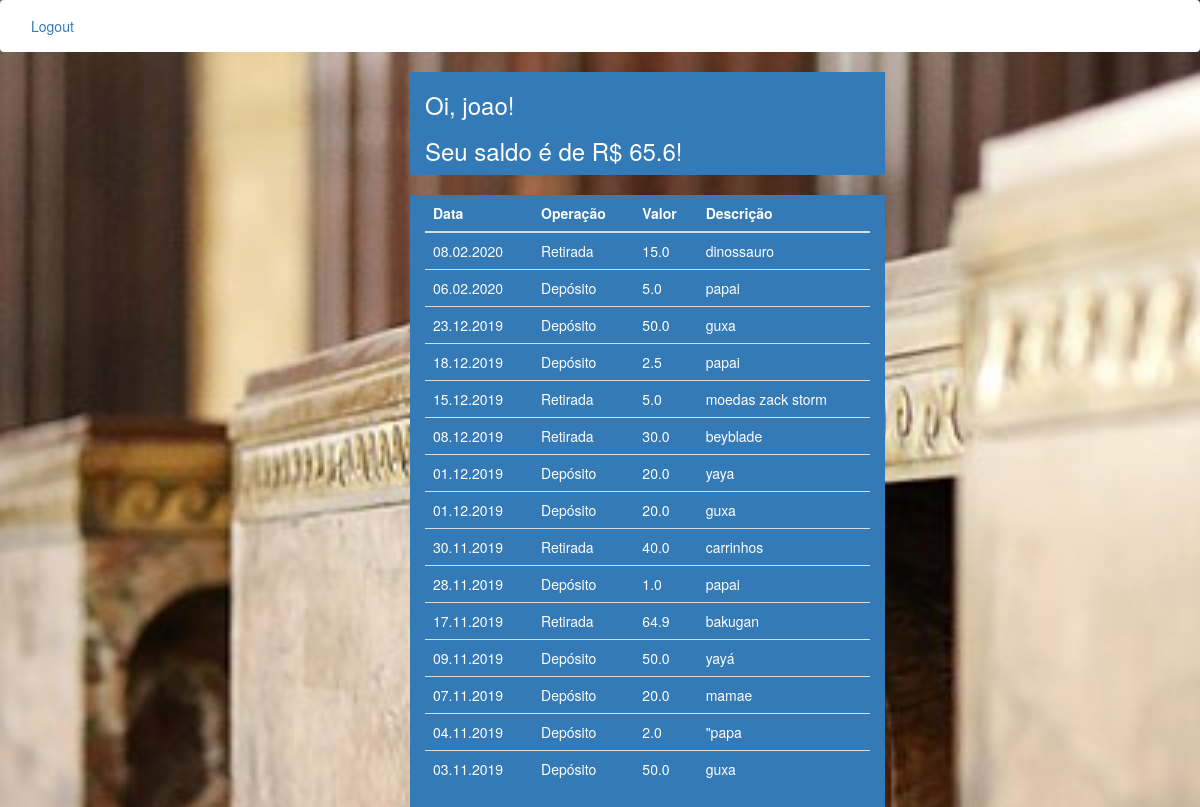
The page /index (signed in) on the database its author committed.
### app/models.py (models this page shows, shortened)
class User(UserMixin, db.Model):
    id = db.Column(db.Integer, primary_key=True)
    username = db.Column(db.String(64), index=True, unique=True)
    email = db.Column(db.String(120), index=True, unique=True)
    parent = db.Column(db.Boolean, default=False)
    password_hash = db.Column(db.String(128))

class Balance(db.Model):
    id = db.Column(db.Integer, primary_key=True)
    ammount = db.Column(db.Float)
    operation = db.Column(db.Boolean)
    description = db.Column(db.String(140))
    timestamp = db.Column(db.DateTime, index=True, default=datetime.utcnow)
    user_id = db.Column(db.Integer, db.ForeignKey('user.id'))
    def current_balance(user_id):
        deposit = db.session.query(func.sum(Balance.ammount)).filter(Balance.user_id==user_id, Balance.operation == True).scalar()
        withdraw = db.session.query(func.sum(Balance.ammount)).filter(Balance.user_id==user_id, Balance.operation == False).scalar()
        return deposit - withdraw
    def account_statement(user_id):
        return db.session.query(Balance).filter(Balance.user_id==user_id).order_by(Balance.timestamp.desc())

### app/routes.py (the view)
@app.route('/', methods = ["GET", "POST"])
@app.route('/index', methods = ["GET", "POST"])
@login_required
def index():
    balance = Balance.current_balance(2)
    account_statement = Balance.account_statement(2)
    form = ParentInput()
    if form.validate_on_submit():
        op = Balance(ammount=form.ammount.data, operation=int(form.operation.data), description=form.description.data, timestamp=form.timestamp.data , user_id=2)
        db.session.add(op)
        db.session.commit()
        return redirect(url_for('index'))
    return render_template('index.html', title='Home', balance=balance, account_statement=account_statement, form = form)

### app/models.py (called while the page is built)
@login.user_loader
def load_user(id):
    return User.query.get(int(id))

### app/templates/index.html (shortened to what this page needs)
{% extends "base.html" %}
{% import 'bootstrap/wtf.html' as wtf %}
{% block styles %}
{{ super() }}
<link rel="stylesheet" type="text/css" href="{{ url_for('static', filename='css/login.css') }}" />
{% endblock %}
{% block navbar %}
    {% include "_navbar.html" %}
{% endblock %}
{% block app_content %}
<div class="container-fluid">
  {% if current_user.parent %}
  <div class="card">
    <div class = "row no-gutters">
      <div class="col-md-4 ">
      </div>
      <div class="col-md-5 justify-content-center bg-primary">
        <div class="card-body">
        <h3>Oi, {{ current_user.username }}!</h3>
        <h3>O saldo do João Marcus é de R$ {{ balance }}!</h3>
        </div>
      </div>
    </div>
  </div>
  <br>
  <div class="card ">
    <div class = "row no-gutters">
      <div class="col-md-4 ">
      </div>
      <div class="col-md-5 justify-content-center bg-primary">
        <div class="card-body">
          <h3 class="card-title text-center">Transação</h3>
          <div class="card-text">
          {{ wtf.quick_form(form, form_type="horizontal") }}
          </div>
          <br>
        </div>
      </div>
    </div>
  </div>
  {% else %}
  <div class="card">
    <div class = "row no-gutters">
      <div class="col-md-4 ">
      </div>
      <div class="col-md-5 justify-content-center bg-primary">
        <h3>Oi, {{ current_user.username }}!</h3>
        <h3>Seu saldo é de R$ {{ balance }}!</h3>
      </div>
    </div>
  </div>
  {% endif %}
  <br>
  <div class="card">
    <div class = "row no-gutters">
      <div class="col-md-4 ">
      </div>
      <div class="col-md-5 justify-content-center bg-primary">
        <table class="table">
          <thead class="thead-dark">
            <tr>
              <th> Data </th>
              <th> Operação </th>
              <th> Valor </th>
              <th> Descrição </th>
            </tr>
          </thead>
          <tbody>
            {% for line in account_statement %}
            <tr>
              <td>{{ line.timestamp.strftime('%d.%m.%Y') }}</td>
              {% if line.operation %}
              <td>Depósito</td>
              {% else %}
              <td>Retirada</td>
              {% endif %}
              <td>{{ line.ammount }}</td>
              <td>{{ line.description }}</td>
            </tr>
            {% endfor %}
          </tbody>
        </table>
      </div>
    </div>
  </div>
</div>
{% endblock %}

### app/templates/base.html (shortened to what this page needs)
{% extends 'bootstrap/base.html' %}
{% block styles %}
{{ super() }}
<link rel="stylesheet" type="text/css" href="{{ url_for('static', filename='css/login.css') }}" />
{% endblock %}
{% block content %}
  <div class="container">
      {% block app_content %}{% endblock %}
  </div>
{% endblock %}

### app/templates/_navbar.html
<nav class="navbar navbar-expand-lg " style="background-color: white;">
  <div class="collapse navbar-collapse flex-grow-1 text-right">
    <ul class="nav navbar-nav ml-auto flex-nowrap">
      <li class="nav-item">
        <a href="{{ url_for('logout') }}">Logout</a>
      </li>
    </ul>
  </div>
</nav>

### app/static/css/login.css (style rules this page uses)
body, html { height: 100%; height: 100%; background-position: center; background-repeat: no-repeat; background-size: cover; }

### app/templates/index.html (style rules this page uses)
body { background-image: url("../static/image/bank_inside.jpg"); }

### rows shown on the page
User: username "joao"
Balance: timestamp "08.02.2020", operation "Retirada", ammount "15.0", description "dinossauro"
Balance: timestamp "06.02.2020", operation "Depósito", ammount "5.0", description "papai"
Balance: timestamp "23.12.2019", operation "Depósito", ammount "50.0", description "guxa"
Balance: timestamp "18.12.2019", operation "Depósito", ammount "2.5", description "papai"
Balance: timestamp "15.12.2019", operation "Retirada", ammount "5.0", description "moedas zack storm"
Balance: timestamp "08.12.2019", operation "Retirada", ammount "30.0", description "beyblade"
Balance: timestamp "01.12.2019", operation "Depósito", ammount "20.0", description "yaya"
Balance: timestamp "01.12.2019", operation "Depósito", ammount "20.0", description "guxa"
Balance: timestamp "30.11.2019", operation "Retirada", ammount "40.0", description "carrinhos"
Balance: timestamp "28.11.2019", operation "Depósito", ammount "1.0", description "papai"
Balance: timestamp "17.11.2019", operation "Retirada", ammount "64.9", description "bakugan"
Balance: timestamp "09.11.2019", operation "Depósito", ammount "50.0", description "yayá"
Balance: timestamp "07.11.2019", operation "Depósito", ammount "20.0", description "mamae"
Balance: timestamp "04.11.2019", operation "Depósito", ammount "2.0", description "\"papa"
Balance: timestamp "03.11.2019", operation "Depósito", ammount "50.0", description "guxa"

### other values the page prints
{{ balance }} "65.6"
